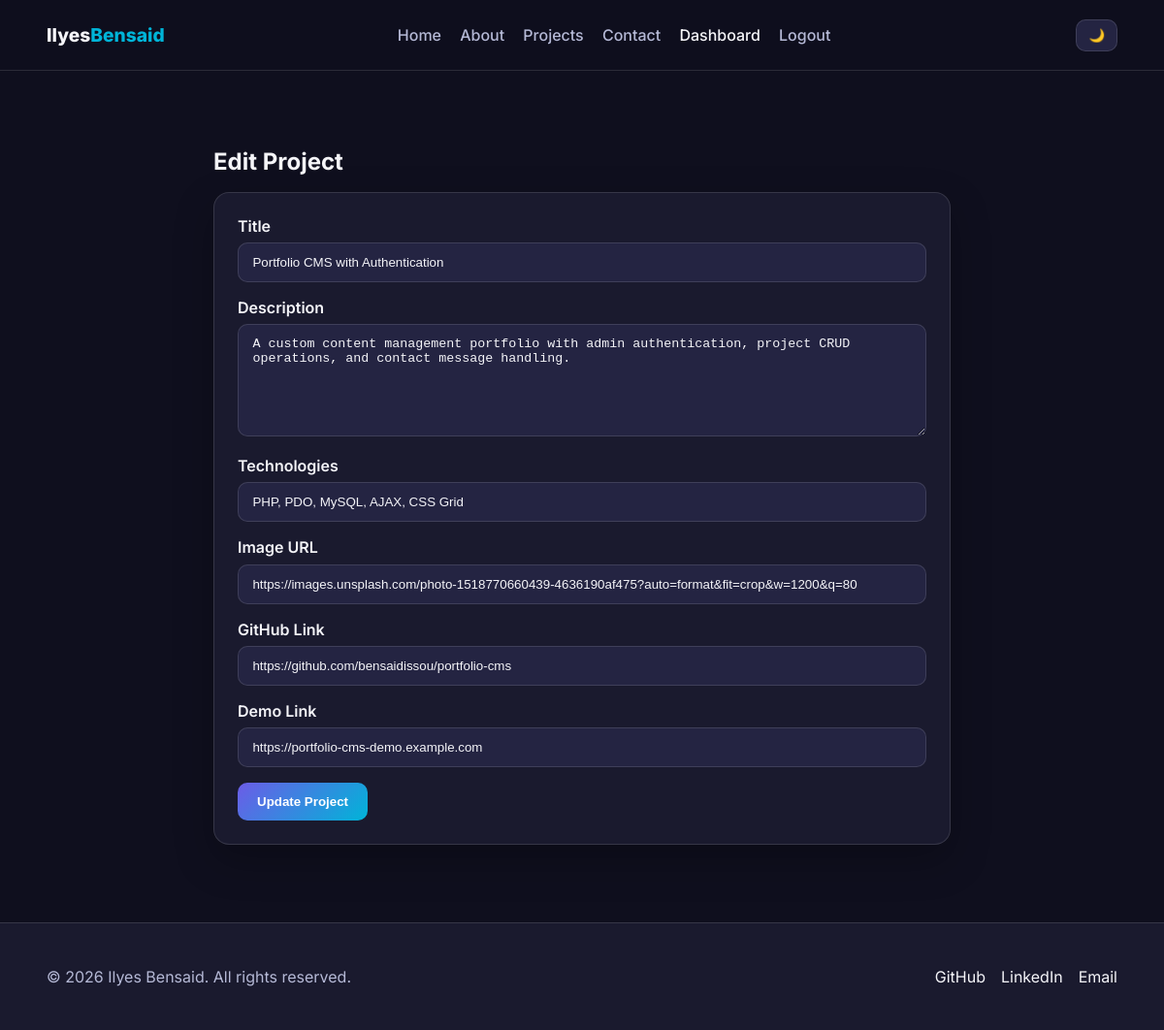
The page /dashboard/edit-project.php?id=3 (signed in) on the database its author committed.
### tables this page shows
CREATE TABLE projects (
    id INT UNSIGNED AUTO_INCREMENT PRIMARY KEY,
    title VARCHAR(150) NOT NULL,
    description TEXT NOT NULL,
    technologies VARCHAR(255) NOT NULL,
    image_url VARCHAR(255) NOT NULL,
    github_link VARCHAR(255) NOT NULL,
    demo_link VARCHAR(255) NOT NULL,
    created_at TIMESTAMP DEFAULT CURRENT_TIMESTAMP
);

### includes/auth.php (called while the page is built, shortened)
<?php
function e(string $value): string
{
    return htmlspecialchars($value, ENT_QUOTES, 'UTF-8');
}

### dashboard/edit-project.php (the view, shortened to what this page needs)
<?php
require_once __DIR__ . '/../includes/auth.php';
$projectId = isset($_GET['id']) ? (int) $_GET['id'] : 0;
$pdo = getPDO();
$stmt = $pdo->prepare('SELECT id, title, description, technologies, image_url, github_link, demo_link FROM projects WHERE id = :id LIMIT 1');
$stmt->execute(['id' => $projectId]);
$project = $stmt->fetch();
require_once __DIR__ . '/../includes/header.php';
?>
<section class="section dashboard-section">
    <div class="container narrow">
        <h1>Edit Project</h1>
        <form method="POST" class="contact-form">
            <div class="form-group">
                <label for="title">Title</label>
                <input type="text" id="title" name="title" value="<?= e($project['title']); ?>" required>
            </div>
            <div class="form-group">
                <label for="description">Description</label>
                <textarea id="description" name="description" rows="6" required><?= e($project['description']); ?></textarea>
            </div>
            <div class="form-group">
                <label for="technologies">Technologies</label>
                <input type="text" id="technologies" name="technologies" value="<?= e($project['technologies']); ?>" required>
            </div>
            <div class="form-group">
                <label for="image_url">Image URL</label>
                <input type="text" id="image_url" name="image_url" value="<?= e($project['image_url']); ?>" required>
            </div>
            <div class="form-group">
                <label for="github_link">GitHub Link</label>
                <input type="text" id="github_link" name="github_link" value="<?= e($project['github_link']); ?>" required>
            </div>
            <div class="form-group">
                <label for="demo_link">Demo Link</label>
                <input type="text" id="demo_link" name="demo_link" value="<?= e($project['demo_link']); ?>" required>
            </div>
            <button class="btn btn-primary" type="submit">Update Project</button>
        </form>
    </div>
</section>
<?php require_once __DIR__ . '/../includes/footer.php'; ?>

### assets/css/style.css (style rules this page uses)
:root { --bg-primary: #0f0f1e; --bg-secondary: #1a1a2e; --surface: #242442; --text-primary: #f4f4f8; --text-secondary: #b5b9d6; --border: rgba(255, 255, 255, 0.12); --gradient: linear-gradient(135deg, #6c5ce7, #00b4d8); --shadow: 0 16px 40px rgba(0, 0, 0, 0.25); }
* { box-sizing: border-box; }
html { scroll-behavior: smooth; }
body { margin: 0; font-family: 'Inter', sans-serif; background: var(--bg-primary); color: var(--text-primary); transition: background 0.25s ease, color 0.25s ease; }
.container { width: min(1120px, 92%); margin: 0 auto; }
.narrow { width: min(760px, 92%); }
.section { padding: 5rem 0; }
h1, h2, h3 { margin: 0 0 1rem; line-height: 1.2; }
.hero-card, .skill-card, .project-card, .stat-card, .timeline-item, .table-wrapper, .contact-form, .alert { background: var(--bg-secondary); border: 1px solid var(--border); border-radius: 16px; box-shadow: var(--shadow); }
.btn { display: inline-flex; align-items: center; justify-content: center; gap: .4rem; padding: .75rem 1.25rem; border-radius: 10px; border: none; font-weight: 600; cursor: pointer; transition: transform .2s ease, opacity .2s ease; }
.btn-primary { background: var(--gradient); color: #fff; }
.contact-form { padding: 1.5rem; }
.form-group { margin-bottom: 1rem; }
.form-group label { display: block; margin-bottom: .45rem; font-weight: 600; }
.form-group input, .form-group textarea { width: 100%; border-radius: 10px; border: 1px solid var(--border); background: var(--surface); color: var(--text-primary); padding: .75rem .9rem; }

### rows shown on the page
projects: title "Portfolio CMS with Authentication", description "A custom content management portfolio with admin authentication, project CRUD operations, and contact message handling.", technologies "PHP, PDO, MySQL, AJAX, CSS Grid", image_url "https://images.unsplash.com/photo-1518770660439-4636190af475?auto=format&fit=crop&w=1200&q=80", github_link "https://github.com/bensaidissou/portfolio-cms", demo_link "https://portfolio-cms-demo.example.com"
